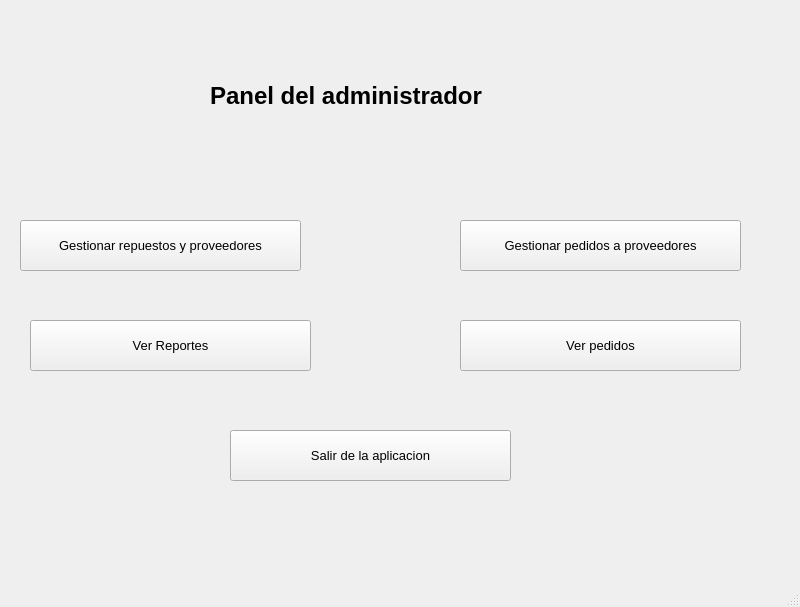
<?xml version="1.0" encoding="UTF-8"?>
<ui version="4.0">
 <class>AdministradorPanel</class>
 <widget class="QMainWindow" name="AdministradorPanel">
  <property name="geometry">
   <rect>
    <x>0</x>
    <y>0</y>
    <width>800</width>
    <height>607</height>
   </rect>
  </property>
  <property name="windowTitle">
   <string>Panel del administrador</string>
  </property>
  <widget class="QWidget" name="centralwidget">
   <widget class="QLabel" name="lblTitulo">
    <property name="geometry">
     <rect>
      <x>210</x>
      <y>40</y>
      <width>351</width>
      <height>111</height>
     </rect>
    </property>
    <property name="font">
     <font>
      <family>Segoe UI</family>
      <pointsize>18</pointsize>
      <weight>75</weight>
      <bold>true</bold>
     </font>
    </property>
    <property name="text">
     <string>Panel del administrador</string>
    </property>
   </widget>
   <widget class="QPushButton" name="btnGestionarRepuestosyProveedores">
    <property name="geometry">
     <rect>
      <x>20</x>
      <y>220</y>
      <width>281</width>
      <height>51</height>
     </rect>
    </property>
    <property name="font">
     <font>
      <family>Segoe UI</family>
      <pointsize>10</pointsize>
     </font>
    </property>
    <property name="text">
     <string>Gestionar repuestos y proveedores</string>
    </property>
   </widget>
   <widget class="QPushButton" name="btnGestionarPedidosProveedores">
    <property name="geometry">
     <rect>
      <x>460</x>
      <y>220</y>
      <width>281</width>
      <height>51</height>
     </rect>
    </property>
    <property name="font">
     <font>
      <family>Segoe UI</family>
      <pointsize>10</pointsize>
     </font>
    </property>
    <property name="text">
     <string>Gestionar pedidos a proveedores</string>
    </property>
   </widget>
   <widget class="QPushButton" name="btnVerReportes">
    <property name="geometry">
     <rect>
      <x>30</x>
      <y>320</y>
      <width>281</width>
      <height>51</height>
     </rect>
    </property>
    <property name="font">
     <font>
      <family>Segoe UI</family>
      <pointsize>10</pointsize>
     </font>
    </property>
    <property name="text">
     <string>Ver Reportes</string>
    </property>
   </widget>
   <widget class="QPushButton" name="btnSalirAplicacion">
    <property name="geometry">
     <rect>
      <x>230</x>
      <y>430</y>
      <width>281</width>
      <height>51</height>
     </rect>
    </property>
    <property name="font">
     <font>
      <family>Segoe UI</family>
      <pointsize>10</pointsize>
     </font>
    </property>
    <property name="text">
     <string>Salir de la aplicacion</string>
    </property>
   </widget>
   <widget class="QPushButton" name="btnPedidos">
    <property name="geometry">
     <rect>
      <x>460</x>
      <y>320</y>
      <width>281</width>
      <height>51</height>
     </rect>
    </property>
    <property name="font">
     <font>
      <family>Segoe UI</family>
      <pointsize>10</pointsize>
     </font>
    </property>
    <property name="text">
     <string>Ver pedidos</string>
    </property>
   </widget>
  </widget>
  <widget class="QMenuBar" name="menubar">
   <property name="geometry">
    <rect>
     <x>0</x>
     <y>0</y>
     <width>800</width>
     <height>26</height>
    </rect>
   </property>
  </widget>
  <widget class="QStatusBar" name="statusbar"/>
 </widget>
 <resources/>
 <connections/>
</ui>
